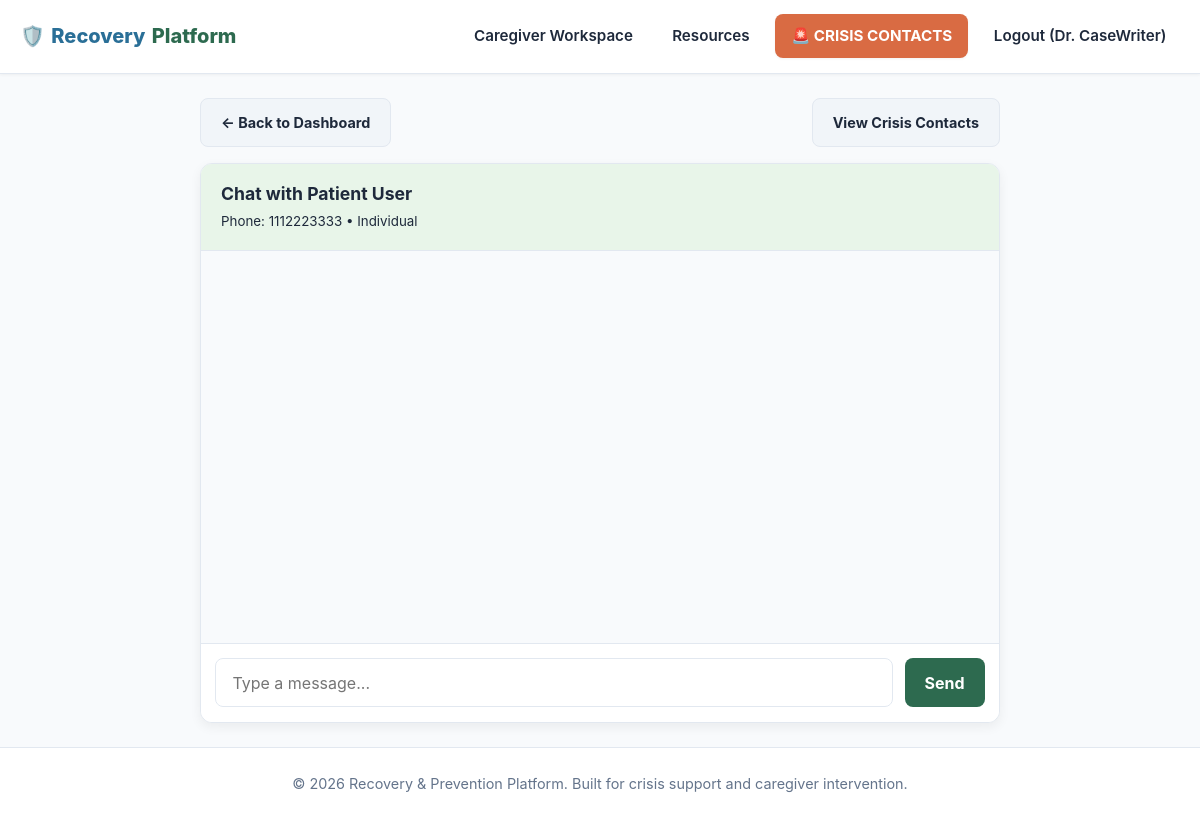
Page /chat/a199d5d0-942e-493d-bd87-84f92062450a (signed in) on the committed database.
### tables this page shows
CREATE TABLE users (
    id TEXT PRIMARY KEY,
    role TEXT CHECK(role IN ('individual', 'caregiver', 'admin')) NOT NULL,
    name TEXT NOT NULL,
    email TEXT UNIQUE NOT NULL,
    phone TEXT NOT NULL,
    location TEXT NOT NULL,
    password_hash TEXT NOT NULL,
    created_at DATETIME DEFAULT CURRENT_TIMESTAMP
);

### app.py (the view)
@app.route('/chat/<recipient_id>')
@login_required
def chat(recipient_id):
    current_user_id = session['user_id']
    conn = get_db()
    cursor = conn.cursor()
    cursor.execute("SELECT * FROM users WHERE id = ?", (recipient_id,))
    recipient = cursor.fetchone()
    if not recipient:
        conn.close()
        flash("Recipient user not found.", "danger")
        return redirect(url_for('index'))
    cursor.execute("""
        SELECT cm.*, u.name as sender_name
        FROM chat_messages cm
        JOIN users u ON cm.sender_id = u.id
        WHERE (sender_id = ? AND receiver_id = ?)
           OR (sender_id = ? AND receiver_id = ?)
        ORDER BY created_at ASC
    """, (current_user_id, recipient_id, recipient_id, current_user_id))
    messages = cursor.fetchall()
    conn.close()
    return render_template('chat.html', recipient=recipient, messages=messages)

### auth.py (called while the page is built)
def login_required(f):
    @wraps(f)
    def decorated_function(*args, **kwargs):
        if 'user_id' not in session:
            flash("Please log in to access this page.", "warning")
            return redirect(url_for('auth.login'))
        return f(*args, **kwargs)
    return decorated_function

### database.py (called while the page is built)
def get_db():
    conn = sqlite3.connect(DB_PATH, timeout=10.0)
    conn.row_factory = sqlite3.Row
    conn.execute("PRAGMA foreign_keys = ON;")
    conn.execute("PRAGMA journal_mode = WAL;")
    conn.execute("PRAGMA synchronous = NORMAL;")
    return conn

### templates/chat.html (shortened to what this page needs)
{% extends "base.html" %}
{% block content %}
<div style="max-width: 800px; margin: 0 auto;">
    <div style="margin-bottom: 1rem; display: flex; justify-content: space-between; align-items: center;">
        <a href="{{ url_for('index') }}" class="btn btn-secondary" style="font-size: 0.9rem;">&larr; Back to Dashboard</a>
        {% if session.get('user_role') == 'individual' %}
            <a href="{{ url_for('panic_button') }}" class="btn btn-danger" style="font-size: 0.9rem;">🚨 Emergency Crisis Help</a>
        {% elif session.get('user_role') == 'caregiver' %}
            <a href="{{ url_for('panic_button', user_id=recipient.id) }}" class="btn btn-secondary" style="font-size: 0.9rem;">View Crisis Contacts</a>
        {% endif %}
    </div>
    <div class="chat-container" role="region" aria-label="Direct Messaging Workspace">
        <div class="chat-header">
            <h2 style="font-size: 1.1rem; margin: 0;">Chat with {{ recipient.name }}</h2>
            <small style="color: var(--text-secondary);">Phone: {{ recipient.phone }} • {{ recipient.role|capitalize }}</small>
        </div>
        <div class="chat-messages" id="chatMessages" role="log" aria-live="polite">
        </div>
        <form id="chatForm" class="chat-input-area">
            <input type="text" id="messageInput" class="form-control" placeholder="Type a message..." required autocomplete="off">
            <button type="submit" class="btn btn-primary" aria-label="Send Message">Send</button>
        </form>
    </div>
</div>
{% endblock %}

### static/css/style.css (style rules this page uses)
:root { --bg-main: #f8fafc; --bg-card: #ffffff; --bg-card-alt: #f1f5f9; --brand-primary: #2d6a4f; --brand-primary-hover: #1b4332; --brand-soft-sage: #e8f5e9; --accent-teal: #2a6f97; --accent-teal-hover: #014f86; --cta-terracotta: #d96b43; --cta-terracotta-hover: #c05621; --text-main: #1e293b; --text-muted: #64748b; --border-subtle: #e2e8f0; --focus-ring: #2a6f97; --radius-sm: 8px; --radius-md: 12px; --radius-lg: 16px; --shadow-sm: 0 1px 3px rgba(0, 0, 0, 0.05); --shadow-md: 0 4px 12px rgba(0, 0, 0, 0.06); --shadow-lg: 0 10px 25px rgba(0, 0, 0, 0.08); }
* { box-sizing: border-box; margin: 0; padding: 0; font-family: 'Inter', system-ui, -apple-system, BlinkMacSystemFont, "Segoe UI", Roboto, sans-serif; }
body { background-color: var(--bg-main); color: var(--text-main); min-height: 100vh; display: flex; flex-direction: column; font-size: 1rem; line-height: 1.6; -webkit-font-smoothing: antialiased; }
.btn { padding: 0.75rem 1.25rem; border-radius: var(--radius-sm); border: none; font-weight: 700; cursor: pointer; text-decoration: none; display: inline-flex; align-items: center; justify-content: center; gap: 0.5rem; font-size: 1rem; min-height: 46px; transition: background 0.2s; }
.btn-primary { background: var(--brand-primary); color: white; }
.btn-secondary { background: var(--bg-card-alt); color: var(--text-main); border: 1px solid var(--border-subtle); }
.form-control { width: 100%; padding: 0.85rem 1rem; border-radius: var(--radius-sm); background: #ffffff; border: 1.5px solid var(--border-subtle); color: var(--text-main); font-size: 1rem; min-height: 46px; }
.chat-container { display: flex; flex-direction: column; height: 70vh; background: var(--bg-card); border: 1px solid var(--border-subtle); border-radius: var(--radius-md); box-shadow: var(--shadow-md); overflow: hidden; }
.chat-header { background: var(--brand-soft-sage); padding: 1rem 1.25rem; border-bottom: 1px solid var(--border-subtle); }
.chat-messages { flex: 1; padding: 1.25rem; overflow-y: auto; display: flex; flex-direction: column; gap: 0.85rem; background: var(--bg-main); }
.chat-input-area { padding: 0.9rem; background: var(--bg-card); border-top: 1px solid var(--border-subtle); display: flex; gap: 0.75rem; }

### rows in the picture
users: name "Patient User", phone "1112223333", role "Individual"

### other values in the picture
{{ session.get('user_name') }} "Dr. CaseWriter"
